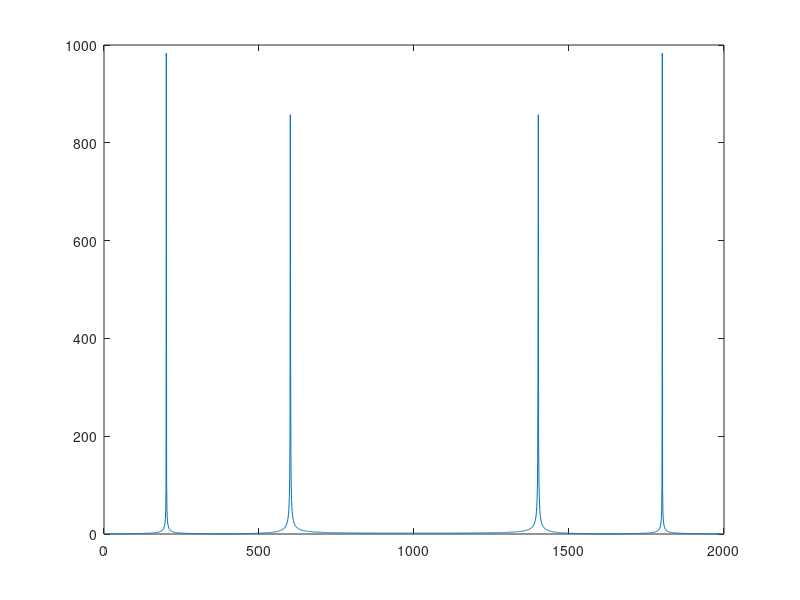
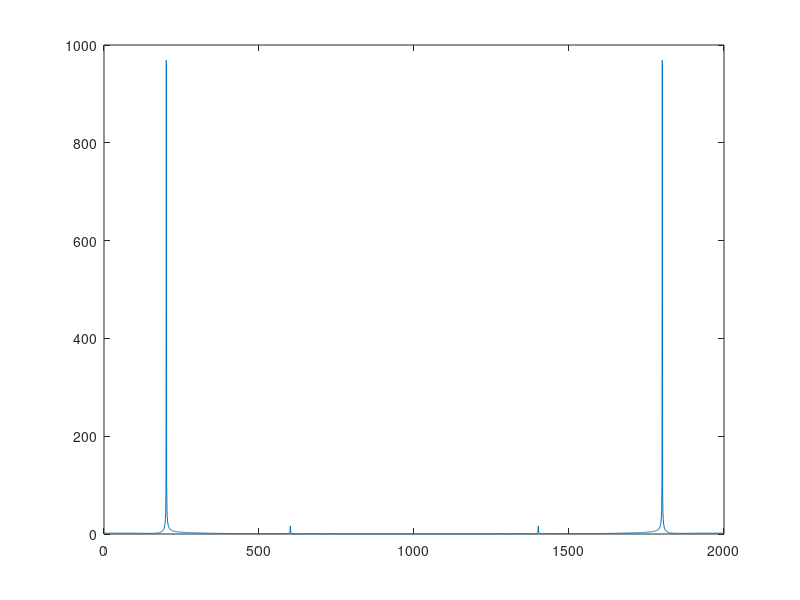

The MATLAB source for these figures, in order:
clc,clear
fs = 1000; %frequency 
t_start = 0;
t_end = 2;
f1 = 100;
f2 = 300;
N = (t_end-t_start)*fs;
t = linspace(t_start,t_end,N);
signal_1 = sin(2*pi*f1*t);
signal_2 = sin(2*pi*f2*t);
signal = signal_1 + signal_2;
plot(abs(fft(signal)))
% butterworth filter 
Rp = 1;
Rs = 40;
Fp = 150;
Fc = 200;

na=sqrt(10^(0.1*Rp)-1);  
ea=sqrt(10^(0.1*Rs)-1);  
N=ceil(log10(ea/na)/log10(Fc/Fp));  
Wn = Fp*2/fs;

[b,a] = butter(4,Wn,'low');
signal_processed = filter(b,a,signal);
figure
plot(abs(fft(signal_processed)))


